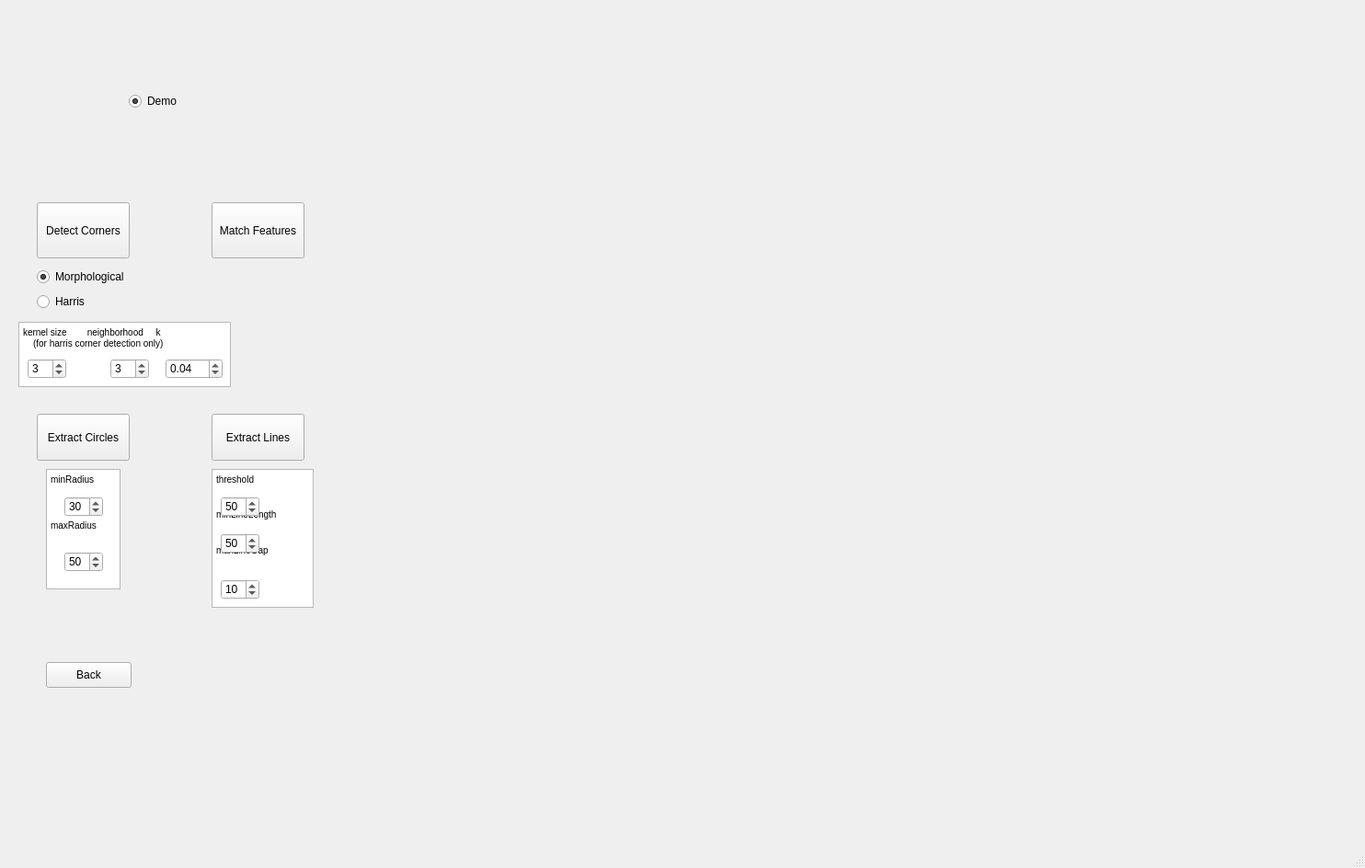
<?xml version="1.0" encoding="UTF-8"?>
<ui version="4.0">
 <class>FMMainWindow</class>
 <widget class="QMainWindow" name="FMMainWindow">
  <property name="geometry">
   <rect>
    <x>0</x>
    <y>0</y>
    <width>1484</width>
    <height>944</height>
   </rect>
  </property>
  <property name="windowTitle">
   <string>MainWindow</string>
  </property>
  <widget class="QWidget" name="centralwidget">
   <widget class="QPushButton" name="pushButton">
    <property name="geometry">
     <rect>
      <x>40</x>
      <y>220</y>
      <width>101</width>
      <height>61</height>
     </rect>
    </property>
    <property name="text">
     <string>Detect Corners</string>
    </property>
   </widget>
   <widget class="QPushButton" name="pushButton_2">
    <property name="geometry">
     <rect>
      <x>230</x>
      <y>220</y>
      <width>101</width>
      <height>61</height>
     </rect>
    </property>
    <property name="text">
     <string>Match Features</string>
    </property>
   </widget>
   <widget class="QPushButton" name="pushButton_3">
    <property name="geometry">
     <rect>
      <x>230</x>
      <y>450</y>
      <width>101</width>
      <height>51</height>
     </rect>
    </property>
    <property name="text">
     <string>Extract Lines</string>
    </property>
   </widget>
   <widget class="QPushButton" name="pushButton_4">
    <property name="geometry">
     <rect>
      <x>40</x>
      <y>450</y>
      <width>101</width>
      <height>51</height>
     </rect>
    </property>
    <property name="text">
     <string>Extract Circles</string>
    </property>
   </widget>
   <widget class="QRadioButton" name="demo">
    <property name="geometry">
     <rect>
      <x>140</x>
      <y>100</y>
      <width>95</width>
      <height>20</height>
     </rect>
    </property>
    <property name="text">
     <string>Demo</string>
    </property>
    <property name="checked">
     <bool>true</bool>
    </property>
    <property name="autoExclusive">
     <bool>false</bool>
    </property>
   </widget>
   <widget class="QLabel" name="rawIm">
    <property name="geometry">
     <rect>
      <x>500</x>
      <y>160</y>
      <width>311</width>
      <height>361</height>
     </rect>
    </property>
    <property name="text">
     <string/>
    </property>
   </widget>
   <widget class="QLabel" name="processedIm">
    <property name="geometry">
     <rect>
      <x>1140</x>
      <y>160</y>
      <width>311</width>
      <height>361</height>
     </rect>
    </property>
    <property name="text">
     <string/>
    </property>
   </widget>
   <widget class="QWidget" name="layoutWidget">
    <property name="geometry">
     <rect>
      <x>40</x>
      <y>290</y>
      <width>108</width>
      <height>49</height>
     </rect>
    </property>
    <layout class="QVBoxLayout" name="verticalLayout">
     <item>
      <widget class="QRadioButton" name="morpho">
       <property name="text">
        <string>Morphological</string>
       </property>
       <property name="checked">
        <bool>true</bool>
       </property>
       <property name="autoExclusive">
        <bool>true</bool>
       </property>
      </widget>
     </item>
     <item>
      <widget class="QRadioButton" name="harris">
       <property name="text">
        <string>Harris</string>
       </property>
       <property name="checked">
        <bool>false</bool>
       </property>
       <property name="autoExclusive">
        <bool>true</bool>
       </property>
      </widget>
     </item>
    </layout>
   </widget>
   <widget class="QSpinBox" name="neighborhood">
    <property name="geometry">
     <rect>
      <x>120</x>
      <y>390</y>
      <width>42</width>
      <height>22</height>
     </rect>
    </property>
    <property name="value">
     <number>3</number>
    </property>
   </widget>
   <widget class="QSpinBox" name="kernel_size">
    <property name="geometry">
     <rect>
      <x>30</x>
      <y>390</y>
      <width>42</width>
      <height>22</height>
     </rect>
    </property>
    <property name="value">
     <number>3</number>
    </property>
   </widget>
   <widget class="QDoubleSpinBox" name="k">
    <property name="geometry">
     <rect>
      <x>180</x>
      <y>390</y>
      <width>62</width>
      <height>22</height>
     </rect>
    </property>
    <property name="singleStep">
     <double>0.100000000000000</double>
    </property>
    <property name="value">
     <double>0.040000000000000</double>
    </property>
   </widget>
   <widget class="QTextEdit" name="textEdit">
    <property name="geometry">
     <rect>
      <x>20</x>
      <y>350</y>
      <width>231</width>
      <height>71</height>
     </rect>
    </property>
    <property name="html">
     <string>&lt;!DOCTYPE HTML PUBLIC &quot;-//W3C//DTD HTML 4.0//EN&quot; &quot;http://www.w3.org/TR/REC-html40/strict.dtd&quot;&gt;
&lt;html&gt;&lt;head&gt;&lt;meta name=&quot;qrichtext&quot; content=&quot;1&quot; /&gt;&lt;style type=&quot;text/css&quot;&gt;
p, li { white-space: pre-wrap; }
&lt;/style&gt;&lt;/head&gt;&lt;body style=&quot; font-family:'MS Shell Dlg 2'; font-size:7.8pt; font-weight:400; font-style:normal;&quot;&gt;
&lt;p style=&quot; margin-top:0px; margin-bottom:0px; margin-left:0px; margin-right:0px; -qt-block-indent:0; text-indent:0px;&quot;&gt;kernel size        neighborhood     k&lt;br /&gt;    (for harris corner detection only)&lt;/p&gt;&lt;/body&gt;&lt;/html&gt;</string>
    </property>
   </widget>
   <widget class="QTextEdit" name="textEdit_2">
    <property name="geometry">
     <rect>
      <x>230</x>
      <y>510</y>
      <width>111</width>
      <height>151</height>
     </rect>
    </property>
    <property name="html">
     <string>&lt;!DOCTYPE HTML PUBLIC &quot;-//W3C//DTD HTML 4.0//EN&quot; &quot;http://www.w3.org/TR/REC-html40/strict.dtd&quot;&gt;
&lt;html&gt;&lt;head&gt;&lt;meta name=&quot;qrichtext&quot; content=&quot;1&quot; /&gt;&lt;style type=&quot;text/css&quot;&gt;
p, li { white-space: pre-wrap; }
&lt;/style&gt;&lt;/head&gt;&lt;body style=&quot; font-family:'MS Shell Dlg 2'; font-size:7.8pt; font-weight:400; font-style:normal;&quot;&gt;
&lt;p style=&quot; margin-top:0px; margin-bottom:0px; margin-left:0px; margin-right:0px; -qt-block-indent:0; text-indent:0px;&quot;&gt;threshold     &lt;/p&gt;
&lt;p style=&quot;-qt-paragraph-type:empty; margin-top:0px; margin-bottom:0px; margin-left:0px; margin-right:0px; -qt-block-indent:0; text-indent:0px;&quot;&gt;&lt;br /&gt;&lt;/p&gt;
&lt;p style=&quot; margin-top:0px; margin-bottom:0px; margin-left:0px; margin-right:0px; -qt-block-indent:0; text-indent:0px;&quot;&gt;&lt;br /&gt;minLineLength    &lt;/p&gt;
&lt;p style=&quot;-qt-paragraph-type:empty; margin-top:0px; margin-bottom:0px; margin-left:0px; margin-right:0px; -qt-block-indent:0; text-indent:0px;&quot;&gt;&lt;br /&gt;&lt;/p&gt;
&lt;p style=&quot;-qt-paragraph-type:empty; margin-top:0px; margin-bottom:0px; margin-left:0px; margin-right:0px; -qt-block-indent:0; text-indent:0px;&quot;&gt;&lt;br /&gt;&lt;/p&gt;
&lt;p style=&quot; margin-top:0px; margin-bottom:0px; margin-left:0px; margin-right:0px; -qt-block-indent:0; text-indent:0px;&quot;&gt;maxLineGap   &lt;br /&gt;   &lt;/p&gt;&lt;/body&gt;&lt;/html&gt;</string>
    </property>
   </widget>
   <widget class="QSpinBox" name="thresh">
    <property name="geometry">
     <rect>
      <x>240</x>
      <y>540</y>
      <width>42</width>
      <height>22</height>
     </rect>
    </property>
    <property name="maximum">
     <number>250</number>
    </property>
    <property name="value">
     <number>50</number>
    </property>
   </widget>
   <widget class="QSpinBox" name="minll">
    <property name="geometry">
     <rect>
      <x>240</x>
      <y>580</y>
      <width>42</width>
      <height>22</height>
     </rect>
    </property>
    <property name="maximum">
     <number>250</number>
    </property>
    <property name="value">
     <number>50</number>
    </property>
   </widget>
   <widget class="QSpinBox" name="maxlg">
    <property name="geometry">
     <rect>
      <x>240</x>
      <y>630</y>
      <width>42</width>
      <height>22</height>
     </rect>
    </property>
    <property name="maximum">
     <number>100</number>
    </property>
    <property name="value">
     <number>10</number>
    </property>
   </widget>
   <widget class="QTextEdit" name="textEdit_3">
    <property name="geometry">
     <rect>
      <x>50</x>
      <y>510</y>
      <width>81</width>
      <height>131</height>
     </rect>
    </property>
    <property name="html">
     <string>&lt;!DOCTYPE HTML PUBLIC &quot;-//W3C//DTD HTML 4.0//EN&quot; &quot;http://www.w3.org/TR/REC-html40/strict.dtd&quot;&gt;
&lt;html&gt;&lt;head&gt;&lt;meta name=&quot;qrichtext&quot; content=&quot;1&quot; /&gt;&lt;style type=&quot;text/css&quot;&gt;
p, li { white-space: pre-wrap; }
&lt;/style&gt;&lt;/head&gt;&lt;body style=&quot; font-family:'MS Shell Dlg 2'; font-size:7.8pt; font-weight:400; font-style:normal;&quot;&gt;
&lt;p style=&quot; margin-top:0px; margin-bottom:0px; margin-left:0px; margin-right:0px; -qt-block-indent:0; text-indent:0px;&quot;&gt;minRadius     &lt;/p&gt;
&lt;p style=&quot;-qt-paragraph-type:empty; margin-top:0px; margin-bottom:0px; margin-left:0px; margin-right:0px; -qt-block-indent:0; text-indent:0px;&quot;&gt;&lt;br /&gt;&lt;/p&gt;
&lt;p style=&quot; margin-top:0px; margin-bottom:0px; margin-left:0px; margin-right:0px; -qt-block-indent:0; text-indent:0px;&quot;&gt;&lt;br /&gt;&lt;br /&gt;maxRadius    &lt;/p&gt;
&lt;p style=&quot;-qt-paragraph-type:empty; margin-top:0px; margin-bottom:0px; margin-left:0px; margin-right:0px; -qt-block-indent:0; text-indent:0px;&quot;&gt;&lt;br /&gt;&lt;/p&gt;
&lt;p style=&quot;-qt-paragraph-type:empty; margin-top:0px; margin-bottom:0px; margin-left:0px; margin-right:0px; -qt-block-indent:0; text-indent:0px;&quot;&gt;&lt;br /&gt;&lt;/p&gt;&lt;/body&gt;&lt;/html&gt;</string>
    </property>
   </widget>
   <widget class="QSpinBox" name="minrad">
    <property name="geometry">
     <rect>
      <x>70</x>
      <y>540</y>
      <width>42</width>
      <height>22</height>
     </rect>
    </property>
    <property name="value">
     <number>30</number>
    </property>
   </widget>
   <widget class="QSpinBox" name="maxrad">
    <property name="geometry">
     <rect>
      <x>70</x>
      <y>600</y>
      <width>42</width>
      <height>22</height>
     </rect>
    </property>
    <property name="value">
     <number>50</number>
    </property>
   </widget>
   <widget class="QPushButton" name="pushButton_5">
    <property name="geometry">
     <rect>
      <x>50</x>
      <y>720</y>
      <width>93</width>
      <height>28</height>
     </rect>
    </property>
    <property name="text">
     <string>Back</string>
    </property>
   </widget>
   <widget class="QLabel" name="match">
    <property name="geometry">
     <rect>
      <x>520</x>
      <y>540</y>
      <width>701</width>
      <height>311</height>
     </rect>
    </property>
    <property name="text">
     <string/>
    </property>
   </widget>
   <zorder>textEdit</zorder>
   <zorder>pushButton</zorder>
   <zorder>pushButton_2</zorder>
   <zorder>pushButton_3</zorder>
   <zorder>pushButton_4</zorder>
   <zorder>demo</zorder>
   <zorder>rawIm</zorder>
   <zorder>processedIm</zorder>
   <zorder>layoutWidget</zorder>
   <zorder>neighborhood</zorder>
   <zorder>kernel_size</zorder>
   <zorder>k</zorder>
   <zorder>textEdit_2</zorder>
   <zorder>thresh</zorder>
   <zorder>minll</zorder>
   <zorder>maxlg</zorder>
   <zorder>textEdit_3</zorder>
   <zorder>minrad</zorder>
   <zorder>maxrad</zorder>
   <zorder>pushButton_5</zorder>
   <zorder>match</zorder>
  </widget>
  <widget class="QMenuBar" name="menubar">
   <property name="geometry">
    <rect>
     <x>0</x>
     <y>0</y>
     <width>1484</width>
     <height>26</height>
    </rect>
   </property>
  </widget>
  <widget class="QStatusBar" name="statusbar"/>
 </widget>
 <resources/>
 <connections/>
</ui>
